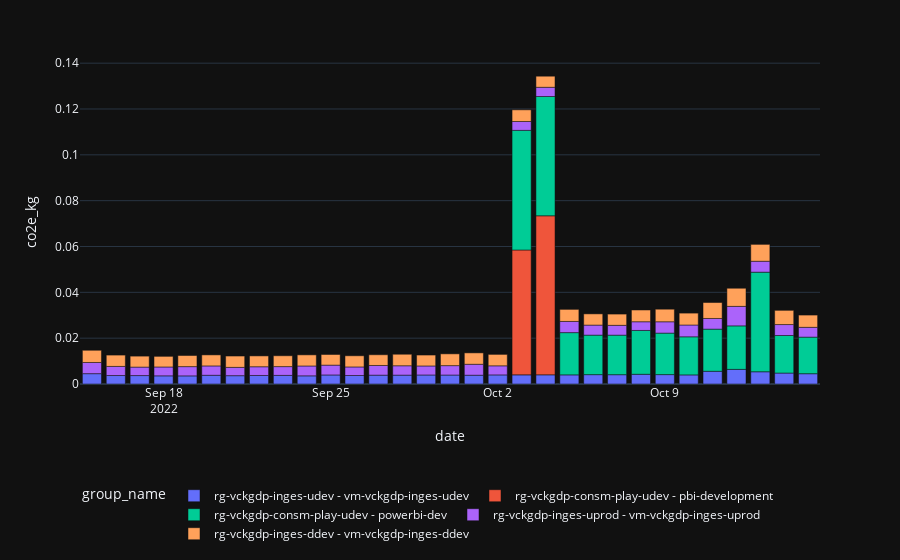

Notebook source saved alongside this figure:
### Code cell
fig = px.bar(df, x=df.index, y="co2e_kg", color="group_name", template="plotly_dark")
fig.update_layout(legend=dict(orientation="h", y=-0.3))
fig.show()

### Figure 1 — Plotly figure (JSON) as saved in the notebook; plotly's stock layout.template omitted (floating-point values rounded to 4 significant figures)
{"data": [{"alignmentgroup": "True", "hovertemplate": "group_name=rg-vckgdp-inges-udev - vm-vckgdp-inges-udev<br>date=%{x}<br>co2e_kg=%{y}<extra></extra>", "legendgroup": "rg-vckgdp-inges-udev - vm-vckgdp-inges-udev", "marker": {"color": "#636efa", "pattern": {"shape": ""}}, "name": "rg-vckgdp-inges-udev - vm-vckgdp-inges-udev", "offsetgroup": "rg-vckgdp-inges-udev - vm-vckgdp-inges-udev", "orientation": "v", "showlegend": true, "textposition": "auto", "type": "bar", "x": ["2022-09-15T00:00:00", "2022-09-16T00:00:00", "2022-09-17T00:00:00", "2022-09-18T00:00:00", "2022-09-19T00:00:00", "2022-09-20T00:00:00", "2022-09-21T00:00:00", "2022-09-22T00:00:00", "2022-09-23T00:00:00", "2022-09-24T00:00:00", "2022-09-25T00:00:00", "2022-09-26T00:00:00", "2022-09-27T00:00:00", "2022-09-28T00:00:00", "2022-09-29T00:00:00", "2022-09-30T00:00:00", "2022-10-01T00:00:00", "2022-10-02T00:00:00", "2022-10-03T00:00:00", "2022-10-04T00:00:00", "2022-10-05T00:00:00", "2022-10-06T00:00:00", "2022-10-07T00:00:00", "2022-10-08T00:00:00", "2022-10-09T00:00:00", "2022-10-10T00:00:00", "2022-10-11T00:00:00", "2022-10-12T00:00:00", "2022-10-13T00:00:00", "2022-10-14T00:00:00", "2022-10-15T00:00:00"], "xaxis": "x", "y": [0.004514, 0.003695, 0.003679, 0.003561, 0.003539, 0.003818, 0.003632, 0.003719, 0.003758, 0.00356, 0.003943, 0.003706, 0.003865, 0.003879, 0.003941, 0.003916, 0.003841, 0.00396, 0.003984, 0.003999, 0.003985, 0.00408, 0.004063, 0.004246, 0.004104, 0.003966, 0.005551, 0.006389, 0.005332, 0.00478, 0.004488], "yaxis": "y"}, {"alignmentgroup": "True", "hovertemplate": "group_name=rg-vckgdp-consm-play-udev - pbi-development<br>date=%{x}<br>co2e_kg=%{y}<extra></extra>", "legendgroup": "rg-vckgdp-consm-play-udev - pbi-development", "marker": {"color": "#EF553B", "pattern": {"shape": ""}}, "name": "rg-vckgdp-consm-play-udev - pbi-development", "offsetgroup": "rg-vckgdp-consm-play-udev - pbi-development", "orientation": "v", "showlegend": true, "textposition": "auto", "type": "bar", "x": ["2022-10-03T00:00:00", "2022-10-04T00:00:00"], "xaxis": "x", "y": [0.0545, 0.0694], "yaxis": "y"}, {"alignmentgroup": "True", "hovertemplate": "group_name=rg-vckgdp-consm-play-udev - powerbi-dev<br>date=%{x}<br>co2e_kg=%{y}<extra></extra>", "legendgroup": "rg-vckgdp-consm-play-udev - powerbi-dev", "marker": {"color": "#00cc96", "pattern": {"shape": ""}}, "name": "rg-vckgdp-consm-play-udev - powerbi-dev", "offsetgroup": "rg-vckgdp-consm-play-udev - powerbi-dev", "orientation": "v", "showlegend": true, "textposition": "auto", "type": "bar", "x": ["2022-10-03T00:00:00", "2022-10-04T00:00:00", "2022-10-05T00:00:00", "2022-10-06T00:00:00", "2022-10-07T00:00:00", "2022-10-08T00:00:00", "2022-10-09T00:00:00", "2022-10-10T00:00:00", "2022-10-11T00:00:00", "2022-10-12T00:00:00", "2022-10-13T00:00:00", "2022-10-14T00:00:00", "2022-10-15T00:00:00"], "xaxis": "x", "y": [0.0522, 0.05205, 0.01844, 0.01725, 0.01726, 0.01912, 0.0181, 0.01663, 0.0184, 0.01898, 0.04347, 0.01638, 0.01597], "yaxis": "y"}, {"alignmentgroup": "True", "hovertemplate": "group_name=rg-vckgdp-inges-uprod - vm-vckgdp-inges-uprod<br>date=%{x}<br>co2e_kg=%{y}<extra></extra>", "legendgroup": "rg-vckgdp-inges-uprod - vm-vckgdp-inges-uprod", "marker": {"color": "#ab63fa", "pattern": {"shape": ""}}, "name": "rg-vckgdp-inges-uprod - vm-vckgdp-inges-uprod", "offsetgroup": "rg-vckgdp-inges-uprod - vm-vckgdp-inges-uprod", "orientation": "v", "showlegend": true, "textposition": "auto", "type": "bar", "x": ["2022-09-15T00:00:00", "2022-09-16T00:00:00", "2022-09-17T00:00:00", "2022-09-18T00:00:00", "2022-09-19T00:00:00", "2022-09-20T00:00:00", "2022-09-21T00:00:00", "2022-09-22T00:00:00", "2022-09-23T00:00:00", "2022-09-24T00:00:00", "2022-09-25T00:00:00", "2022-09-26T00:00:00", "2022-09-27T00:00:00", "2022-09-28T00:00:00", "2022-09-29T00:00:00", "2022-09-30T00:00:00", "2022-10-01T00:00:00", "2022-10-02T00:00:00", "2022-10-03T00:00:00", "2022-10-04T00:00:00", "2022-10-05T00:00:00", "2022-10-06T00:00:00", "2022-10-07T00:00:00", "2022-10-08T00:00:00", "2022-10-09T00:00:00", "2022-10-10T00:00:00", "2022-10-11T00:00:00", "2022-10-12T00:00:00", "2022-10-13T00:00:00", "2022-10-14T00:00:00", "2022-10-15T00:00:00"], "xaxis": "x", "y": [0.004876, 0.003979, 0.003699, 0.00387, 0.004043, 0.004066, 0.003631, 0.003812, 0.003833, 0.004306, 0.004299, 0.003734, 0.004214, 0.004079, 0.003932, 0.004099, 0.004777, 0.003973, 0.003857, 0.004023, 0.004875, 0.004376, 0.004285, 0.003797, 0.004948, 0.005153, 0.004642, 0.008509, 0.004763, 0.004775, 0.00427], "yaxis": "y"}, {"alignmentgroup": "True", "hovertemplate": "group_name=rg-vckgdp-inges-ddev - vm-vckgdp-inges-ddev<br>date=%{x}<br>co2e_kg=%{y}<extra></extra>", "legendgroup": "rg-vckgdp-inges-ddev - vm-vckgdp-inges-ddev", "marker": {"color": "#FFA15A", "pattern": {"shape": ""}}, "name": "rg-vckgdp-inges-ddev - vm-vckgdp-inges-ddev", "offsetgroup": "rg-vckgdp-inges-ddev - vm-vckgdp-inges-ddev", "orientation": "v", "showlegend": true, "textposition": "auto", "type": "bar", "x": ["2022-09-15T00:00:00", "2022-09-16T00:00:00", "2022-09-17T00:00:00", "2022-09-18T00:00:00", "2022-09-19T00:00:00", "2022-09-20T00:00:00", "2022-09-21T00:00:00", "2022-09-22T00:00:00", "2022-09-23T00:00:00", "2022-09-24T00:00:00", "2022-09-25T00:00:00", "2022-09-26T00:00:00", "2022-09-27T00:00:00", "2022-09-28T00:00:00", "2022-09-29T00:00:00", "2022-09-30T00:00:00", "2022-10-01T00:00:00", "2022-10-02T00:00:00", "2022-10-03T00:00:00", "2022-10-04T00:00:00", "2022-10-05T00:00:00", "2022-10-06T00:00:00", "2022-10-07T00:00:00", "2022-10-08T00:00:00", "2022-10-09T00:00:00", "2022-10-10T00:00:00", "2022-10-11T00:00:00", "2022-10-12T00:00:00", "2022-10-13T00:00:00", "2022-10-14T00:00:00", "2022-10-15T00:00:00"], "xaxis": "x", "y": [0.005328, 0.00494, 0.004784, 0.004634, 0.004846, 0.004816, 0.004936, 0.004727, 0.00473, 0.004847, 0.004632, 0.004872, 0.004683, 0.005028, 0.004757, 0.005141, 0.004956, 0.004981, 0.0051, 0.004841, 0.005266, 0.004887, 0.004906, 0.005123, 0.005486, 0.005183, 0.006965, 0.00791, 0.007362, 0.006208, 0.005345], "yaxis": "y"}], "layout": {"barmode": "relative", "legend": {"orientation": "h", "title": {"text": "group_name"}, "tracegroupgap": 0, "y": -0.3}, "margin": {"t": 60}, "xaxis": {"anchor": "y", "domain": [0, 1], "title": {"text": "date"}}, "yaxis": {"anchor": "x", "domain": [0, 1], "title": {"text": "co2e_kg"}}}}
